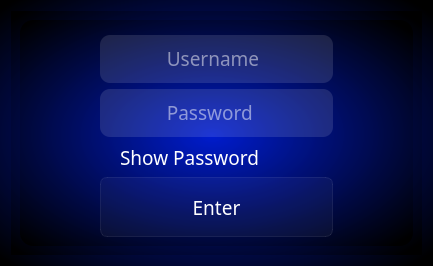
      <widget class="QWidget" name="login">
       <property name="styleSheet">
        <string notr="true">background-color: qradialgradient(spread:pad, cx:0.49, cy:0.502304, radius:0.687, fx:0.489, fy:0.51, stop:0 rgba(0, 28, 206, 243), stop:0.985843 rgba(0, 0, 0, 255));
background-position: center;
background-repeat:no-repeat;
border: 0px;
</string>
       </property>
       <layout class="QVBoxLayout" name="verticalLayout">
        <item>
         <widget class="QFrame" name="content">
          <property name="styleSheet">
           <string notr="true">background-image: url();
background-color: qradialgradient(spread:pad, cx:0.49, cy:0.502304, radius:0.687, fx:0.489, fy:0.51, stop:0 rgba(0, 28, 206, 243), stop:0.985843 rgba(0, 0, 0, 255));
</string>
          </property>
          <property name="frameShape">
           <enum>QFrame::NoFrame</enum>
          </property>
          <property name="frameShadow">
           <enum>QFrame::Raised</enum>
          </property>
          <layout class="QHBoxLayout" name="horizontalLayout_3">
           <item>
            <widget class="QFrame" name="login_area">
             <property name="minimumSize">
              <size>
               <width>0</width>
               <height>0</height>
              </size>
             </property>
             <property name="maximumSize">
              <size>
               <width>600</width>
               <height>673</height>
              </size>
             </property>
             <property name="cursor">
              <cursorShape>ArrowCursor</cursorShape>
             </property>
             <property name="layoutDirection">
              <enum>Qt::LeftToRight</enum>
             </property>
             <property name="autoFillBackground">
              <bool>false</bool>
             </property>
             <property name="styleSheet">
              <string notr="true">border-radius:13px;
border-image: url(:/login/login-src/5.jpg);;
background-position: center;
background-repeat:no-repeat;


</string>
             </property>
             <property name="frameShape">
              <enum>QFrame::StyledPanel</enum>
             </property>
             <property name="frameShadow">
              <enum>QFrame::Raised</enum>
             </property>
             <layout class="QVBoxLayout" name="verticalLayout_4">
              <property name="leftMargin">
               <number>80</number>
              </property>
              <property name="rightMargin">
               <number>80</number>
              </property>
              <item>
               <widget class="QFrame" name="logo">
                <property name="maximumSize">
                 <size>
                  <width>16777215</width>
                  <height>16777215</height>
                 </size>
                </property>
                <property name="layoutDirection">
                 <enum>Qt::LeftToRight</enum>
                </property>
                <property name="styleSheet">
                 <string notr="true">background-image: url(:/newPrefix/aegis_logo.png);
background-position: center;
background-color: rgba(255, 255, 255, 0); 
border-image:url();
background-repeat:no-repeat;

</string>
                </property>
                <property name="frameShape">
                 <enum>QFrame::StyledPanel</enum>
                </property>
                <property name="frameShadow">
                 <enum>QFrame::Raised</enum>
                </property>
                <widget class="QFrame" name="error_popup_area">
                 <property name="geometry">
                  <rect>
                   <x>-10</x>
                   <y>0</y>
                   <width>451</width>
                   <height>30</height>
                  </rect>
                 </property>
                 <property name="minimumSize">
                  <size>
                   <width>440</width>
                   <height>20</height>
                  </size>
                 </property>
                 <property name="maximumSize">
                  <size>
                   <width>16777215</width>
                   <height>30</height>
                  </size>
                 </property>
                 <property name="styleSheet">
                  <string notr="true">background-image: url();
background-color: rgb(255, 0, 0);
border-style:none;
border-top-left-radius:0px;
border-top-right-radius:0px;</string>
                 </property>
                 <property name="frameShape">
                  <enum>QFrame::NoFrame</enum>
                 </property>
                 <property name="frameShadow">
                  <enum>QFrame::Raised</enum>
                 </property>
                 <layout class="QHBoxLayout" name="horizontalLayout_7">
                  <property name="spacing">
                   <number>0</number>
                  </property>
                  <property name="leftMargin">
                   <number>0</number>
                  </property>
                  <property name="topMargin">
                   <number>5</number>
                  </property>
                  <property name="rightMargin">
                   <number>0</number>
                  </property>
                  <property name="bottomMargin">
                   <number>0</number>
                  </property>
                  <item>
                   <widget class="QFrame" name="error_popup">
                    <property name="maximumSize">
                     <size>
                      <width>16777215</width>
                      <height>16777215</height>
                     </size>
                    </property>
                    <property name="styleSheet">
                     <string notr="true">border-radius: 5px;
background-color: rgb(255, 0, 0);
</string>
                    </property>
                    <property name="frameShape">
                     <enum>QFrame::StyledPanel</enum>
                    </property>
                    <property name="frameShadow">
                     <enum>QFrame::Raised</enum>
                    </property>
                    <layout class="QHBoxLayout" name="horizontalLayout_8">
                     <property name="spacing">
                      <number>6</number>
                     </property>
                     <property name="leftMargin">
                      <number>10</number>
                     </property>
                     <property name="topMargin">
                      <number>3</number>
                     </property>
                     <property name="rightMargin">
                      <number>10</number>
                     </property>
                     <property name="bottomMargin">
                      <number>3</number>
                     </property>
                     <item>
                      <widget class="QLabel" name="error_text">
                       <property name="minimumSize">
                        <size>
                         <width>300</width>
                         <height>0</height>
                        </size>
                       </property>
                       <property name="font">
                        <font>
                         <family>Bahnschrift Light Condensed</family>
                         <pointsize>14</pointsize>
                         <weight>3</weight>
                         <italic>false</italic>
                         <bold>false</bold>
                        </font>
                       </property>
                       <property name="styleSheet">
                        <string notr="true">border-style: none;
background-color: rgb(255, 0, 0);
border-radius: 5px;</string>
                       </property>
                       <property name="text">
                        <string>Error</string>
                       </property>
                       <property name="alignment">
                        <set>Qt::AlignCenter</set>
                       </property>
                      </widget>
                     </item>
                     <item>
                      <widget class="QPushButton" name="cancel_error_popup">
                       <property name="minimumSize">
                        <size>
                         <width>0</width>
                         <height>20</height>
                        </size>
                       </property>
                       <property name="maximumSize">
                        <size>
                         <width>28</width>
                         <height>35</height>
                        </size>
                       </property>
                       <property name="styleSheet">
                        <string notr="true">QPushButton {
	border-radius: 5px;
	border-image: url(:/newPrefix/cancel.png);
	background-position: center;
	border-style: solid;
	border-color: white;
	border-width: 2px;
	
	

}

QPushButton:hover {
	
	background-color: rgb(50, 50, 50);
	color:rgb(202, 202, 202);
}

QPushButton:pressed {
	
	background-color: rgb(34, 34, 34);
	color:rgb(202, 202, 202);
	border: 2px solid rgb(55,55,55)
}</string>
                       </property>
                       <property name="text">
                        <string/>
                       </property>
                      </widget>
                     </item>
                    </layout>
                   </widget>
                  </item>
                 </layout>
                </widget>
               </widget>
              </item>
              <item>
               <widget class="QFrame" name="user_box">
                <property name="maximumSize">
                 <size>
                  <width>16777215</width>
                  <height>48</height>
                 </size>
                </property>
                <property name="styleSheet">
                 <string notr="true">background-image: url();
background-color: rgba(255,255,255,30);
border-radius:10px;
border-image:url();



</string>
                </property>
                <property name="frameShape">
                 <enum>QFrame::StyledPanel</enum>
                </property>
                <property name="frameShadow">
                 <enum>QFrame::Raised</enum>
                </property>
                <layout class="QHBoxLayout" name="horizontalLayout_4">
                 <property name="leftMargin">
                  <number>9</number>
                 </property>
                 <item>
                  <widget class="QFrame" name="user_name_icon">
                   <property name="minimumSize">
                    <size>
                     <width>35</width>
                     <height>35</height>
                    </size>
                   </property>
                   <property name="maximumSize">
                    <size>
                     <width>60</width>
                     <height>16777215</height>
                    </size>
                   </property>
                   <property name="styleSheet">
                    <string notr="true">border-image:url();
background-image: url(:/newPrefix/username.png);
background-color: rgba(255, 255, 255, 0); 
</string>
                   </property>
                   <property name="frameShape">
                    <enum>QFrame::StyledPanel</enum>
                   </property>
                   <property name="frameShadow">
                    <enum>QFrame::Raised</enum>
                   </property>
                  </widget>
                 </item>
                 <item>
                  <widget class="QFrame" name="user_name_area">
                   <property name="styleSheet">
                    <string notr="true">background-color: rgba(255, 255, 255, 0); </string>
                   </property>
                   <property name="frameShape">
                    <enum>QFrame::StyledPanel</enum>
                   </property>
                   <property name="frameShadow">
                    <enum>QFrame::Raised</enum>
                   </property>
                   <layout class="QVBoxLayout" name="verticalLayout_5">
                    <property name="spacing">
                     <number>0</number>
                    </property>
                    <property name="leftMargin">
                     <number>0</number>
                    </property>
                    <property name="topMargin">
                     <number>0</number>
                    </property>
                    <property name="rightMargin">
                     <number>0</number>
                    </property>
                    <property name="bottomMargin">
                     <number>0</number>
                    </property>
                    <item>
                     <widget class="QLineEdit" name="user_name">
                      <property name="minimumSize">
                       <size>
                        <width>0</width>
                        <height>0</height>
                       </size>
                      </property>
                      <property name="maximumSize">
                       <size>
                        <width>16777215</width>
                        <height>16777215</height>
                       </size>
                      </property>
                      <property name="font">
                       <font>
                        <family>Bahnschrift Light Condensed</family>
                        <pointsize>14</pointsize>
                        <weight>3</weight>
                        <italic>false</italic>
                        <bold>false</bold>
                        <kerning>false</kerning>
                       </font>
                      </property>
                      <property name="autoFillBackground">
                       <bool>false</bool>
                      </property>
                      <property name="styleSheet">
                       <string notr="true">color: rgb(255, 255, 255);
background-color: rgba(255, 255, 255, 0); 
border-radius:0px;
</string>
                      </property>
                      <property name="text">
                       <string/>
                      </property>
                      <property name="maxLength">
                       <number>35</number>
                      </property>
                      <property name="placeholderText">
                       <string>   Username</string>
                      </property>
                     </widget>
                    </item>
                   </layout>
                  </widget>
                 </item>
                </layout>
               </widget>
              </item>
              <item>
               <widget class="QFrame" name="password_box">
                <property name="maximumSize">
                 <size>
                  <width>16777215</width>
                  <height>48</height>
                 </size>
                </property>
                <property name="styleSheet">
                 <string notr="true">background-image: url();
background-color: rgba(255,255,255,30);
border-radius:10px;
border-image:url();</string>
                </property>
                <property name="frameShape">
                 <enum>QFrame::StyledPanel</enum>
                </property>
                <property name="frameShadow">
                 <enum>QFrame::Raised</enum>
                </property>
                <layout class="QHBoxLayout" name="horizontalLayout_5">
                 <property name="leftMargin">
                  <number>9</number>
                 </property>
                 <item>
                  <widget class="QFrame" name="password_name_icon">
                   <property name="minimumSize">
                    <size>
                     <width>35</width>
                     <height>35</height>
                    </size>
                   </property>
                   <property name="maximumSize">
                    <size>
                     <width>60</width>
                     <height>16777215</height>
                    </size>
                   </property>
                   <property name="styleSheet">
                    <string notr="true">background-image: url(:/newPrefix/password.png);
background-color: rgba(255, 255, 255, 0); 
</string>
                   </property>
                   <property name="frameShape">
                    <enum>QFrame::NoFrame</enum>
                   </property>
                   <property name="frameShadow">
                    <enum>QFrame::Raised</enum>
                   </property>
                  </widget>
                 </item>
                 <item>
                  <widget class="QFrame" name="passsword_name_area">
                   <property name="styleSheet">
                    <string notr="true">background-color: rgba(255, 255, 255, 0); </string>
                   </property>
                   <property name="frameShape">
                    <enum>QFrame::StyledPanel</enum>
                   </property>
                   <property name="frameShadow">
                    <enum>QFrame::Raised</enum>
                   </property>
                   <layout class="QVBoxLayout" name="verticalLayout_6">
                    <property name="spacing">
                     <number>0</number>
                    </property>
                    <property name="leftMargin">
                     <number>0</number>
                    </property>
                    <property name="topMargin">
                     <number>0</number>
                    </property>
                    <property name="rightMargin">
                     <number>0</number>
                    </property>
                    <property name="bottomMargin">
                     <number>0</number>
                    </property>
                    <item>
                     <widget class="QLineEdit" name="password">
                      <property name="minimumSize">
                       <size>
                        <width>0</width>
                        <height>0</height>
                       </size>
                      </property>
                      <property name="maximumSize">
                       <size>
                        <width>16777215</width>
                        <height>16777215</height>
                       </size>
                      </property>
                      <property name="font">
                       <font>
                        <family>Bahnschrift Light Condensed</family>
                        <pointsize>14</pointsize>
                        <weight>3</weight>
                        <italic>false</italic>
                        <bold>false</bold>
                       </font>
                      </property>
                      <property name="styleSheet">
                       <string notr="true">color: rgb(255, 255, 255);
background-color: rgba(255, 255, 255, 0); 
border-radius:0px;
</string>
                      </property>
                      <property name="maxLength">
                       <number>32767</number>
                      </property>
                      <property name="frame">
                       <bool>true</bool>
                      </property>
                      <property name="echoMode">
                       <enum>QLineEdit::Password</enum>
                      </property>
                      <property name="placeholderText">
                       <string>   Password</string>
                      </property>
                     </widget>
                    </item>
                   </layout>
                  </widget>
                 </item>
                </layout>
               </widget>
              </item>
              <item>
               <widget class="QCheckBox" name="show_password_check_box">
                <property name="font">
                 <font>
                  <family>Bahnschrift Light Condensed</family>
                  <pointsize>14</pointsize>
                  <weight>3</weight>
                  <italic>false</italic>
                  <bold>false</bold>
                 </font>
                </property>
                <property name="styleSheet">
                 <string notr="true">color: rgb(255, 255, 255);
background-color: rgba(255, 255, 255, 0); 
border-image:url();
</string>
                </property>
                <property name="text">
                 <string>Show Password</string>
                </property>
               </widget>
              </item>
              <item>
               <widget class="QPushButton" name="login_button">
                <property name="minimumSize">
                 <size>
                  <width>100</width>
                  <height>60</height>
                 </size>
                </property>
                <property name="maximumSize">
                 <size>
                  <width>16777215</width>
                  <height>16777215</height>
                 </size>
                </property>
                <property name="font">
                 <font>
                  <family>Bahnschrift Light Condensed</family>
                  <pointsize>14</pointsize>
                  <weight>3</weight>
                  <italic>false</italic>
                  <bold>false</bold>
                 </font>
                </property>
                <property name="styleSheet">
                 <string notr="true">

QPushButton{

	border-radius:10px;
	color: rgb(255, 255, 255);
	border-image: NONE;
	background-color:rgba(255,255,255,10);
	border: 1px solid rgba(255,255,255,20);
	border-radius:7px;
}

QPushButton:hover{
	
	
background-color:rgba(255,255,255,30);
}

QPushButton:pressed{
	
	
background-color:rgba(255,255,255,70);

}</string>
                </property>
                <property name="text">
                 <string>Enter</string>
                </property>
               </widget>
              </item>
             </layout>
            </widget>
           </item>
          </layout>
         </widget>
        </item>
       </layout>
      </widget>
